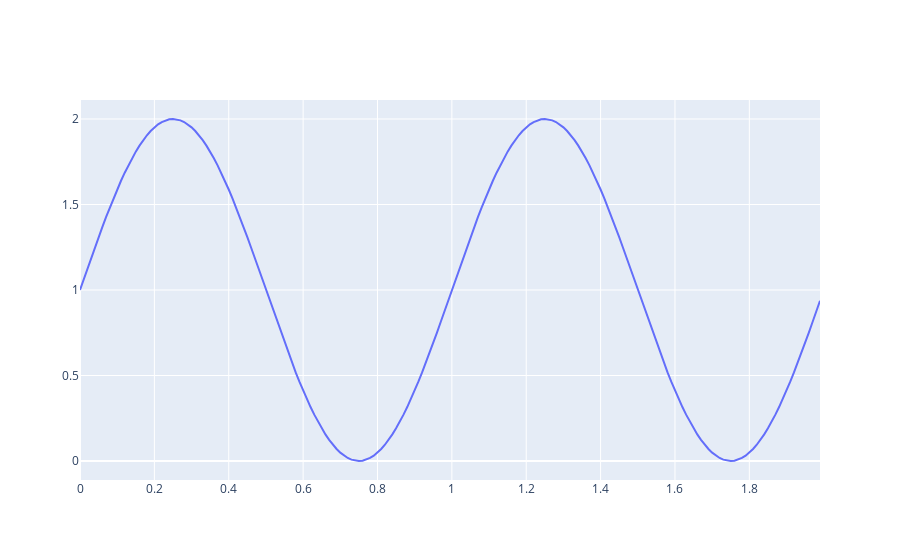

Notebook source saved alongside this figure:
### Code cell
t = np.arange(0.0, 2.0, 0.01)
s = 1 + np.sin(2 * np.pi * t)

fig = go.Figure(data=go.Scatter(x=t, y=s))
fig.show()

### Figure 1 — Plotly figure (JSON) as saved in the notebook; plotly's stock layout.template omitted (floating-point values rounded to 4 significant figures; data arrays with more than 128 entries replaced by an {"elided": "..."} marker saying what was removed)
{"data": [{"type": "scatter", "x": {"elided": "200 float values"}, "y": {"elided": "200 float values"}}], "layout": {}}
